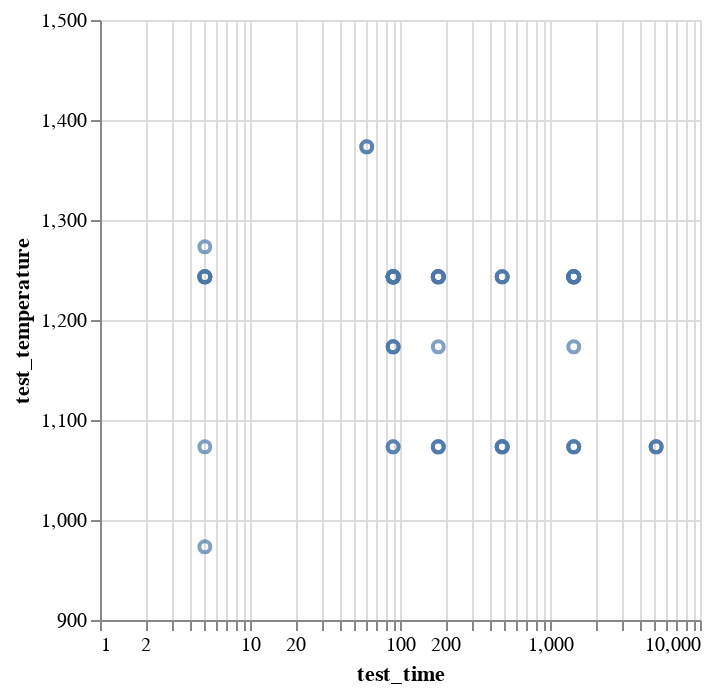

Here is the notebook cell this chart was saved with:
### Code cell
chart_true = alt.Chart(predict_df).mark_point().encode(
    x = alt.X('test_time').scale(type = 'log'),
    y = 'test_temperature')

#chart_true.encoding.x.scale = alt.Scale(domain=[0, 5500])
chart_true.encoding.y.scale = alt.Scale(domain=[900, 1500])
chart_true

### Figure 1 — Vega-Lite specification as saved in the notebook (floating-point values rounded to 4 significant figures)
{"config": {"view": {"continuousWidth": 300, "continuousHeight": 300}}, "data": {"name": "data-35f91fb39416744f61572838c73ead92"}, "mark": {"type": "point"}, "encoding": {"x": {"field": "test_time", "scale": {"type": "log"}, "type": "quantitative"}, "y": {"field": "test_temperature", "scale": {"domain": [900, 1500]}, "type": "quantitative"}}, "$schema": "https://vega.github.io/schema/vega-lite/v5.15.1.json", "datasets": {"data-35f91fb39416744f61572838c73ead92": [{"inverse_temperature": 0.0008014, "anneal_time_minutes": 4.88, "time": 131.7, "temperature": 1248.0, "test_temperature": 1373.0, "test_time": 60.0}, {"inverse_temperature": 0.0007634, "anneal_time_minutes": 4.589, "time": 98.41, "temperature": 1310.0, "test_temperature": 1373.0, "test_time": 60.0}, {"inverse_temperature": 0.0008353, "anneal_time_minutes": 4.733, "time": 113.6, "temperature": 1197.0, "test_temperature": 1243.0, "test_time": 90.0}, {"inverse_temperature": 0.0008359, "anneal_time_minutes": 3.913, "time": 50.05, "temperature": 1196.0, "test_temperature": 1243.0, "test_time": 90.0}, {"inverse_temperature": 0.0008257, "anneal_time_minutes": 4.295, "time": 73.33, "temperature": 1211.0, "test_temperature": 1173.0, "test_time": 90.0}, {"inverse_temperature": 0.0009049, "anneal_time_minutes": 6.851, "time": 945.0, "temperature": 1105.0, "test_temperature": 1073.0, "test_time": 480.0}, {"inverse_temperature": 0.000921, "anneal_time_minutes": 6.841, "time": 935.4, "temperature": 1086.0, "test_temperature": 1073.0, "test_time": 480.0}, {"inverse_temperature": 0.0008145, "anneal_time_minutes": 8.483, "time": 4832.0, "temperature": 1228.0, "test_temperature": 1243.0, "test_time": 1440.0}, {"inverse_temperature": 0.0008212, "anneal_time_minutes": 6.318, "time": 554.4, "temperature": 1218.0, "test_temperature": 1243.0, "test_time": 1440.0}, {"inverse_temperature": 0.0008148, "anneal_time_minutes": 5.544, "time": 255.7, "temperature": 1227.0, "test_temperature": 1243.0, "test_time": 1440.0}, {"inverse_temperature": 0.0008331, "anneal_time_minutes": 5.255, "time": 191.6, "temperature": 1200.0, "test_temperature": 1243.0, "test_time": 180.0}, {"inverse_temperature": 0.0008548, "anneal_time_minutes": 5.565, "time": 261.0, "temperature": 1170.0, "test_temperature": 1173.0, "test_time": 180.0}, {"inverse_temperature": 0.0008218, "anneal_time_minutes": 5.315, "time": 203.3, "temperature": 1217.0, "test_temperature": 1243.0, "test_time": 180.0}, {"inverse_temperature": 0.0008314, "anneal_time_minutes": 5.222, "time": 185.3, "temperature": 1203.0, "test_temperature": 1243.0, "test_time": 180.0}, {"inverse_temperature": 0.0008105, "anneal_time_minutes": 5.476, "time": 238.9, "temperature": 1234.0, "test_temperature": 1243.0, "test_time": 180.0}, {"inverse_temperature": 0.000835, "anneal_time_minutes": 5.547, "time": 256.5, "temperature": 1198.0, "test_temperature": 1243.0, "test_time": 180.0}, {"inverse_temperature": 0.0008203, "anneal_time_minutes": 5.881, "time": 358.2, "temperature": 1219.0, "test_temperature": 1243.0, "test_time": 180.0}, {"inverse_temperature": 0.0008237, "anneal_time_minutes": 5.245, "time": 189.7, "temperature": 1214.0, "test_temperature": 1243.0, "test_time": 90.0}, {"inverse_temperature": 0.0008225, "anneal_time_minutes": 5.103, "time": 164.5, "temperature": 1216.0, "test_temperature": 1243.0, "test_time": 90.0}, {"inverse_temperature": 0.000811, "anneal_time_minutes": 5.275, "time": 195.3, "temperature": 1233.0, "test_temperature": 1243.0, "test_time": 90.0}, {"inverse_temperature": 0.000842, "anneal_time_minutes": 5.587, "time": 266.9, "temperature": 1188.0, "test_temperature": 1173.0, "test_time": 1440.0}, {"inverse_temperature": 0.0009154, "anneal_time_minutes": 7.102, "time": 1215.0, "temperature": 1092.0, "test_temperature": 1073.0, "test_time": 1440.0}, {"inverse_temperature": 0.0008903, "anneal_time_minutes": 7.048, "time": 1150.0, "temperature": 1123.0, "test_temperature": 1073.0, "test_time": 1440.0}, {"inverse_temperature": 0.0009204, "anneal_time_minutes": 6.077, "time": 435.9, "temperature": 1087.0, "test_temperature": 1073.0, "test_time": 480.0}, {"inverse_temperature": 0.0009373, "anneal_time_minutes": 7.072, "time": 1178.0, "temperature": 1067.0, "test_temperature": 1073.0, "test_time": 480.0}, {"inverse_temperature": 0.0008273, "anneal_time_minutes": 5.51, "time": 247.3, "temperature": 1209.0, "test_temperature": 1073.0, "test_time": 90.0}, {"inverse_temperature": 0.0008191, "anneal_time_minutes": 5.012, "time": 150.2, "temperature": 1221.0, "test_temperature": 1273.0, "test_time": 5.0}, {"inverse_temperature": 0.0008409, "anneal_time_minutes": 4.836, "time": 125.9, "temperature": 1189.0, "test_temperature": 1173.0, "test_time": 90.0}, {"inverse_temperature": 0.0008695, "anneal_time_minutes": 6.146, "time": 466.6, "temperature": 1150.0, "test_temperature": 1173.0, "test_time": 90.0}, {"inverse_temperature": 0.0008383, "anneal_time_minutes": 5.045, "time": 155.2, "temperature": 1193.0, "test_temperature": 1243.0, "test_time": 480.0}, {"inverse_temperature": 0.0008084, "anneal_time_minutes": 5.153, "time": 173.0, "temperature": 1237.0, "test_temperature": 1243.0, "test_time": 480.0}, {"inverse_temperature": 0.0008177, "anneal_time_minutes": 4.756, "time": 116.3, "temperature": 1223.0, "test_temperature": 1243.0, "test_time": 90.0}, {"inverse_temperature": 0.0008533, "anneal_time_minutes": 3.104, "time": 22.28, "temperature": 1172.0, "test_temperature": 1243.0, "test_time": 90.0}, {"inverse_temperature": 0.0008164, "anneal_time_minutes": 5.833, "time": 341.5, "temperature": 1225.0, "test_temperature": 1243.0, "test_time": 1440.0}, {"inverse_temperature": 0.000823, "anneal_time_minutes": 5.721, "time": 305.3, "temperature": 1215.0, "test_temperature": 1243.0, "test_time": 1440.0}, {"inverse_temperature": 0.0008285, "anneal_time_minutes": 5.159, "time": 174.0, "temperature": 1207.0, "test_temperature": 1243.0, "test_time": 90.0}, {"inverse_temperature": 0.0008304, "anneal_time_minutes": 3.298, "time": 27.07, "temperature": 1204.0, "test_temperature": 1243.0, "test_time": 90.0}, {"inverse_temperature": 0.0008561, "anneal_time_minutes": 4.281, "time": 72.31, "temperature": 1168.0, "test_temperature": 1243.0, "test_time": 5.0}, {"inverse_temperature": 0.0008487, "anneal_time_minutes": 2.837, "time": 17.06, "temperature": 1178.0, "test_temperature": 1243.0, "test_time": 5.0}, {"inverse_temperature": 0.0008445, "anneal_time_minutes": 1.479, "time": 4.389, "temperature": 1184.0, "test_temperature": 1243.0, "test_time": 5.0}, {"inverse_temperature": 0.0008365, "anneal_time_minutes": 3.121, "time": 22.67, "temperature": 1195.0, "test_temperature": 1243.0, "test_time": 5.0}, {"inverse_temperature": 0.0008457, "anneal_time_minutes": 4.858, "time": 128.7, "temperature": 1182.0, "test_temperature": 1243.0, "test_time": 90.0}, {"inverse_temperature": 0.0008463, "anneal_time_minutes": 4.018, "time": 55.59, "temperature": 1182.0, "test_temperature": 1243.0, "test_time": 90.0}, {"inverse_temperature": 0.0008759, "anneal_time_minutes": 5.797, "time": 329.4, "temperature": 1142.0, "test_temperature": 1073.0, "test_time": 180.0}, {"inverse_temperature": 0.0008756, "anneal_time_minutes": 5.62, "time": 275.8, "temperature": 1142.0, "test_temperature": 1073.0, "test_time": 180.0}, {"inverse_temperature": 0.0008056, "anneal_time_minutes": 7.875, "time": 2631.0, "temperature": 1241.0, "test_temperature": 1243.0, "test_time": 1440.0}, {"inverse_temperature": 0.0008165, "anneal_time_minutes": 6.799, "time": 896.7, "temperature": 1225.0, "test_temperature": 1243.0, "test_time": 1440.0}, {"inverse_temperature": 0.0008212, "anneal_time_minutes": 7.043, "time": 1145.0, "temperature": 1218.0, "test_temperature": 1243.0, "test_time": 1440.0}, {"inverse_temperature": 0.0009304, "anneal_time_minutes": 8.365, "time": 4296.0, "temperature": 1075.0, "test_temperature": 1073.0, "test_time": 1440.0}, {"inverse_temperature": 0.0008646, "anneal_time_minutes": 5.374, "time": 215.8, "temperature": 1157.0, "test_temperature": 1073.0, "test_time": 5100.0}, {"inverse_temperature": 0.0008375, "anneal_time_minutes": 5.158, "time": 173.7, "temperature": 1194.0, "test_temperature": 1073.0, "test_time": 5100.0}, {"inverse_temperature": 0.0008803, "anneal_time_minutes": 4.888, "time": 132.7, "temperature": 1136.0, "test_temperature": 1243.0, "test_time": 5.0}, {"inverse_temperature": 0.0008327, "anneal_time_minutes": 5.079, "time": 160.6, "temperature": 1201.0, "test_temperature": 1243.0, "test_time": 90.0}, {"inverse_temperature": 0.0007924, "anneal_time_minutes": 5.171, "time": 176.1, "temperature": 1262.0, "test_temperature": 1243.0, "test_time": 90.0}, {"inverse_temperature": 0.0008491, "anneal_time_minutes": 4.275, "time": 71.89, "temperature": 1178.0, "test_temperature": 1073.0, "test_time": 180.0}, {"inverse_temperature": 0.0008425, "anneal_time_minutes": 4.895, "time": 133.6, "temperature": 1187.0, "test_temperature": 1073.0, "test_time": 5.0}, {"inverse_temperature": 0.0008357, "anneal_time_minutes": 3.333, "time": 28.02, "temperature": 1197.0, "test_temperature": 1073.0, "test_time": 90.0}, {"inverse_temperature": 0.0008184, "anneal_time_minutes": 5.374, "time": 215.8, "temperature": 1222.0, "test_temperature": 1243.0, "test_time": 480.0}, {"inverse_temperature": 0.0008305, "anneal_time_minutes": 3.42, "time": 30.57, "temperature": 1204.0, "test_temperature": 973.2, "test_time": 5.0}, {"inverse_temperature": 0.0008727, "anneal_time_minutes": 6.882, "time": 974.9, "temperature": 1146.0, "test_temperature": 1073.0, "test_time": 5100.0}]}}
